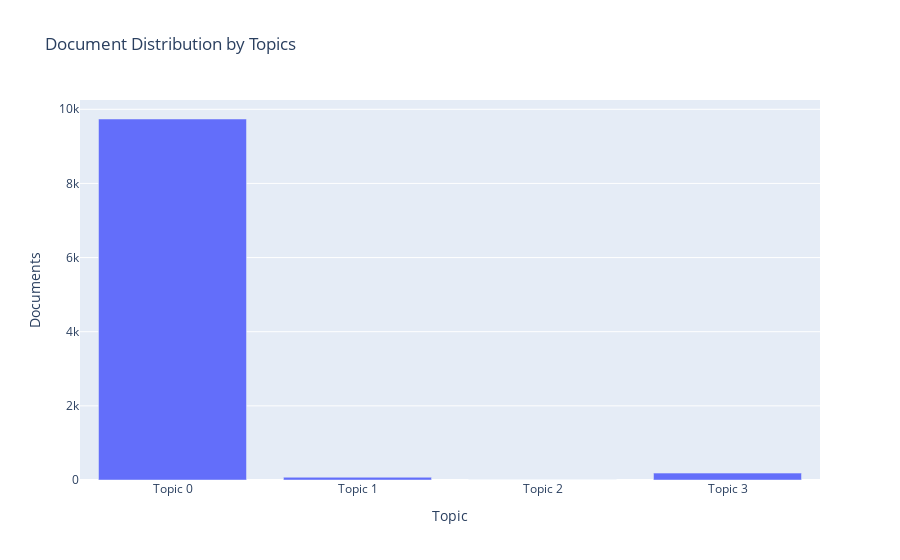

Notebook code for this chart:
### Code cell
plot_model(lsi, plot = 'topic_distribution')

### Figure 1 — Plotly figure (JSON) as saved in the notebook; plotly's stock layout.template omitted (floating-point values rounded to 4 significant figures)
{"data": [{"alignmentgroup": "True", "customdata": [["say, trump, people, state, make, also, go, government, take, year"], ["say, group, state, organization, people, support, political, government, medium, even"], ["trump, group, government, say, state, organization, republican, go, get, campaign"], ["trump, group, republican, people, organization, story, support, election, campaign, go"]], "hovertemplate": "Topic=%{x}<br>Documents=%{y}<br>Keyword=%{customdata[0]}<extra></extra>", "legendgroup": "", "marker": {"color": "#636efa", "pattern": {"shape": ""}}, "name": "", "offsetgroup": "", "orientation": "v", "showlegend": false, "textposition": "auto", "type": "bar", "x": ["Topic 0", "Topic 1", "Topic 2", "Topic 3"], "xaxis": "x", "y": [9738, 74, 2, 186], "yaxis": "y"}], "layout": {"barmode": "relative", "legend": {"tracegroupgap": 0}, "title": {"text": "Document Distribution by Topics"}, "xaxis": {"anchor": "y", "domain": [0, 1], "title": {"text": "Topic"}}, "yaxis": {"anchor": "x", "domain": [0, 1], "title": {"text": "Documents"}}}}
